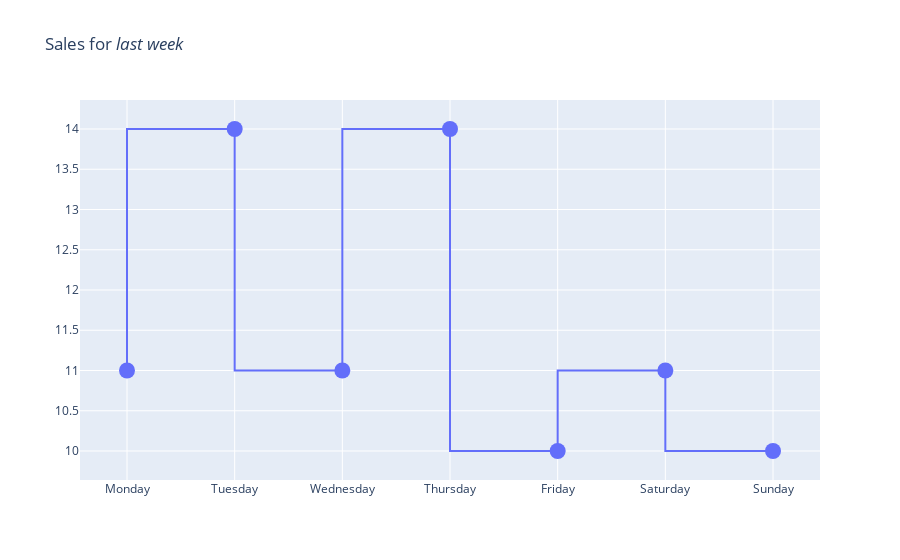

Source (notebook cell):
### Markdown cell above
### Vertical horizontal

### Code cell
trace = go.Scatter(x = days,
                   y = sales,
                  mode = "lines+markers",
                  marker = dict(size = 16),
                  line = dict(shape = "vh"))

data = [trace]

layout = {"title":"Sales for <i>last week</i>", "xaxis":{"zeroline":False}}

# iplot({"data":data}) # old way of doing things in Jupyter Notebook!
pio.show({"data": data, 'layout':layout})

### Figure 1 — Plotly figure (JSON) as saved in the notebook; plotly's stock layout.template omitted (floating-point values rounded to 4 significant figures)
{"data": [{"line": {"shape": "vh"}, "marker": {"size": 16}, "mode": "lines+markers", "type": "scatter", "x": ["Monday", "Tuesday", "Wednesday", "Thursday", "Friday", "Saturday", "Sunday"], "y": [11, 14, 11, 14, 10, 11, 10]}], "layout": {"autosize": true, "title": {"text": "Sales for <i>last week</i>"}, "xaxis": {"autorange": true, "range": [-0.3878, 6.388], "type": "category", "zeroline": false}, "yaxis": {"autorange": true, "range": [9.578, 14.42], "type": "linear"}}}
